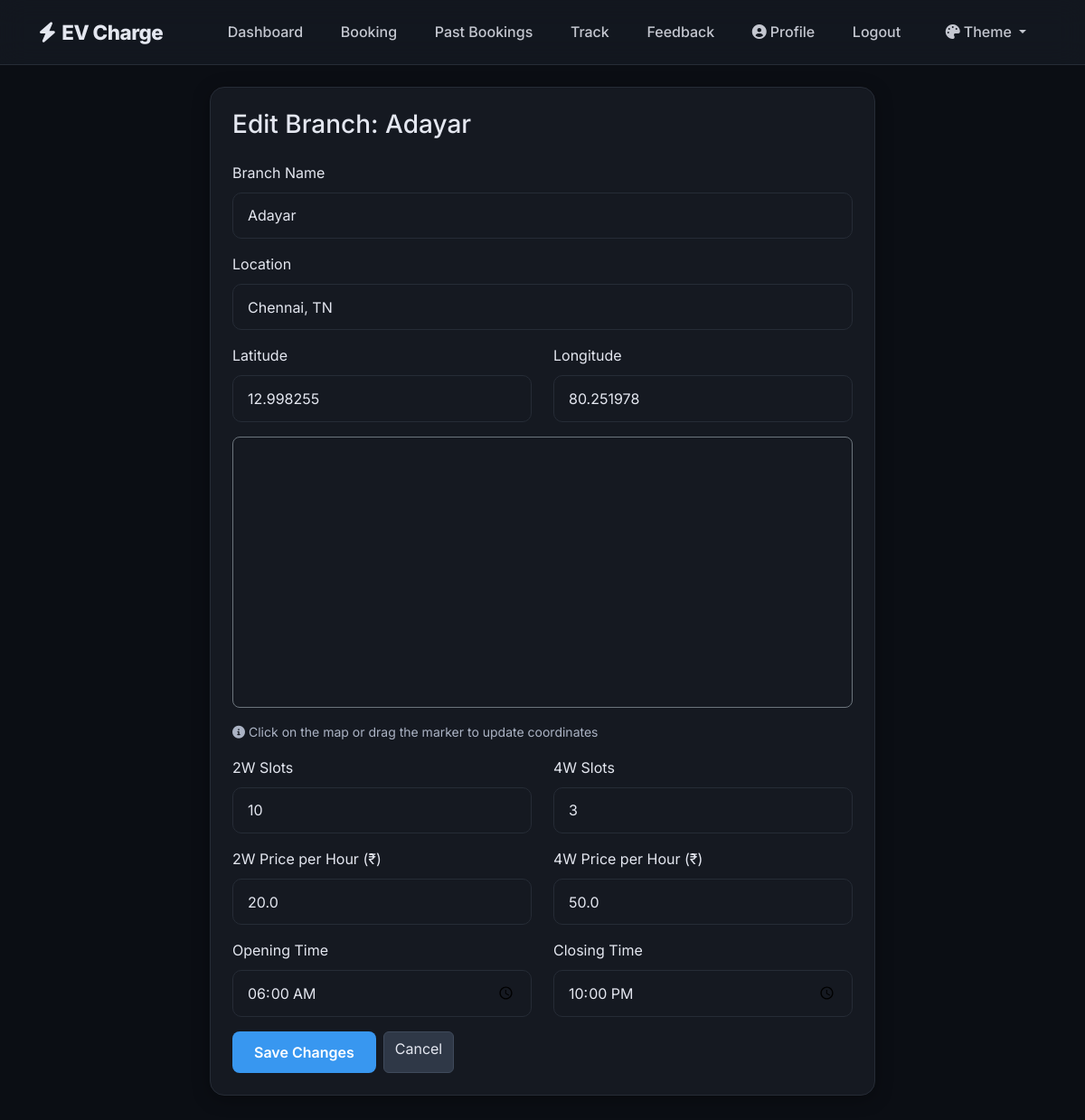
/admin/edit_branch/1 (signed in), run on the app's committed database.
### models.py (models this page shows, shortened)
class Branch(db.Model):
    __tablename__ = 'branches'
    id = db.Column(db.Integer, primary_key=True)
    station_id = db.Column(db.Integer, db.ForeignKey('stations.id'), nullable=False)
    name = db.Column(db.String(120), nullable=False)
    location = db.Column(db.String(200), nullable=True)
    latitude = db.Column(db.Float, nullable=True)
    longitude = db.Column(db.Float, nullable=True)
    slots_2w_total = db.Column(db.Integer, default=0)
    slots_4w_total = db.Column(db.Integer, default=0)
    price_2w_per_hour = db.Column(db.Float, default=20.0)
    price_4w_per_hour = db.Column(db.Float, default=50.0)
    open_time = db.Column(db.Time, default=time(6, 0))
    close_time = db.Column(db.Time, default=time(22, 0))
    slots = db.relationship('Slot', backref='branch', lazy=True)

### routes/admin_routes.py (the view, shortened to what this page needs)
@admin_bp.route('/edit_branch/<int:branch_id>', methods=['GET', 'POST'])
@login_required
def edit_branch(branch_id):
    branch = Branch.query.get_or_404(branch_id)
    return render_template('admin/edit_branch.html', branch=branch)

### app.py (called while the page is built)
@login_manager.user_loader
def load_user(user_id):
    return User.query.get(int(user_id))

@app.context_processor
def inject_google_maps_api_key():
    return {
        'gmaps_api_key': app.config['GOOGLE_MAPS_API_KEY']
    }

### src/templates/admin/edit_branch.html (shortened to what this page needs)
{% extends "base.html" %}
{% block content %}
<div class="row justify-content-center">
    <div class="col-md-8">
        <div class="card p-4">
            <h3 class="mb-4">Edit Branch: {{ branch.name }}</h3>
            <form method="POST">
                <div class="mb-3">
                    <label class="form-label">Branch Name</label>
                    <input type="text" name="name" class="form-control" value="{{ branch.name }}" required>
                </div>
                <div class="mb-3">
                    <label class="form-label">Location</label>
                    <input type="text" name="location" class="form-control" value="{{ branch.location or '' }}" placeholder="e.g. T-Nagar, Chennai">
                </div>
                <div class="row">
                    <div class="col-6 mb-3">
                        <label class="form-label">Latitude</label>
                        <input type="text" name="latitude" id="lat-input" class="form-control" value="{{ branch.latitude or '' }}" placeholder="e.g. 13.0827">
                    </div>
                    <div class="col-6 mb-3">
                        <label class="form-label">Longitude</label>
                        <input type="text" name="longitude" id="lng-input" class="form-control" value="{{ branch.longitude or '' }}" placeholder="e.g. 80.2707">
                    </div>
                </div>
                <div id="map-picker" class="mb-3 border border-secondary rounded-3" style="height: 300px;"></div>
                <p class="text-secondary small mb-3"><i class="fas fa-info-circle me-1"></i>Click on the map or drag the marker to update coordinates</p>
                <div class="row">
                    <div class="col-6 mb-3">
                        <label class="form-label">2W Slots</label>
                        <input type="number" name="slots_2w" class="form-control" value="{{ branch.slots_2w_total }}" min="0" required>
                    </div>
                    <div class="col-6 mb-3">
                        <label class="form-label">4W Slots</label>
                        <input type="number" name="slots_4w" class="form-control" value="{{ branch.slots_4w_total }}" min="0" required>
                    </div>
                </div>
                <div class="row">
                    <div class="col-6 mb-3">
                        <label class="form-label">2W Price per Hour (₹)</label>
                        <input type="number" step="0.01" name="price_2w" class="form-control" value="{{ branch.price_2w_per_hour }}" required>
                    </div>
                    <div class="col-6 mb-3">
                        <label class="form-label">4W Price per Hour (₹)</label>
                        <input type="number" step="0.01" name="price_4w" class="form-control" value="{{ branch.price_4w_per_hour }}" required>
                    </div>
                </div>
                <div class="row">
                    <div class="col-6 mb-3">
                        <label class="form-label">Opening Time</label>
                        <input type="time" name="open_time" class="form-control" value="{{ branch.open_time.strftime('%H:%M') }}" required>
                    </div>
                    <div class="col-6 mb-3">
                        <label class="form-label">Closing Time</label>
                        <input type="time" name="close_time" class="form-control" value="{{ branch.close_time.strftime('%H:%M') }}" required>
                    </div>
                </div>
                <div class="d-flex gap-2">
                    <button type="submit" class="btn btn-primary">Save Changes</button>
                    <a href="{{ url_for('admin.stations') }}" class="btn btn-secondary">Cancel</a>
                </div>
            </form>
        </div>
    </div>
</div>
{% endblock %}

### static/css/style.css (style rules this page uses)
:root { --bg-color: #0b0e14; --card-bg: #151921; --border-color: #262c36; --text-primary: #e4e7f0; --text-secondary: #abb3c4; --accent-color: #3897f0; --success-color: #00f5a0; --danger-color: #ff4d4d; --glass-bg: rgba(21, 25, 33, 0.85); --btn-outline-text: #ffffff; }
body { background-color: var(--bg-color); color: var(--text-primary); font-family: 'Inter', sans-serif; margin: 0; padding: 0; line-height: 1.6; -webkit-font-smoothing: antialiased; }
i.fas, i.far, i.fab, i.fal, i.fad { font-family: "Font Awesome 6 Free", "Font Awesome 6 Brands", "Font Awesome 5 Free" !important; }
h1, h2, h3, h4, h5, h6, p, span, label, td, th, .nav-link, .navbar-brand { color: var(--text-primary) !important; }
.text-secondary, small, .text-muted { color: var(--text-secondary) !important; }
.card { background-color: var(--card-bg); border: 1px solid var(--border-color); border-radius: 16px; padding: 2rem; margin-bottom: 2rem; box-shadow: 0 4px 20px rgba(0, 0, 0, 0.3); }
.btn-primary { background-color: var(--accent-color); border: none; border-radius: 8px; padding: 0.7rem 1.5rem; font-weight: 600; color: white !important; }
.btn-secondary, .btn-back { background-color: #2f3847; border: 1px solid #3f4a5b; color: var(--text-primary) !important; }
.form-control, .form-select { background-color: var(--card-bg); border: 1px solid var(--border-color); color: var(--text-primary) !important; border-radius: 10px; padding: 0.8rem 1rem; }

### data on the page
Branch: name "Adayar", location "Chennai, TN", latitude "12.998255", longitude "80.251978", slots_2w "10", slots_4w "3", price_2w "20.0", price_4w "50.0", open_time "06:00", close_time "22:00"
